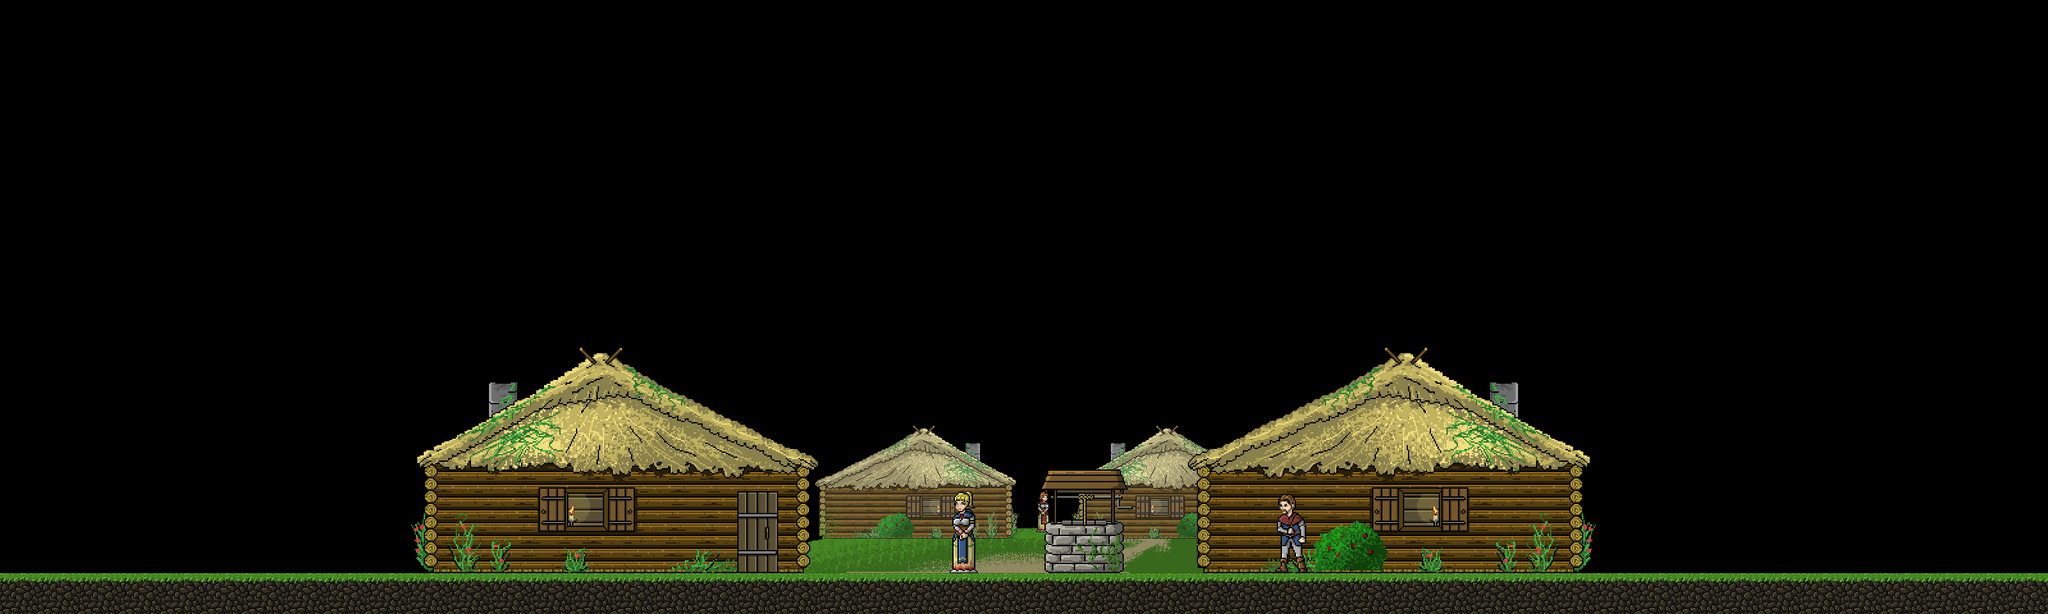

This game map was drawn from its Tiled (.tmx) file and the tilesets committed beside it. A one-line description and the trimmed map source follow:
An orthogonal 50x15 tile map with 64x64 px tiles, 6 tile layers (background, npc_background, foreground, home_interior, ...), 4 tilesets and 23 objects (12x b, 3x player, 2x npc, 2x level, entrance, ...).

<map version="1.10" tiledversion="1.10.2" orientation="orthogonal" renderorder="right-down" width="50" height="15" tilewidth="64" tileheight="64" infinite="0" nextlayerid="14" nextobjectid="53">
 <tileset firstgid="1" name="village" tilewidth="64" tileheight="64" tilecount="162" columns="27">
  <image source="../graphics/tilesets/buildings/village.png" trans="ffffff" width="1728" height="384" />
 </tileset>
 <tileset firstgid="163" name="home" tilewidth="64" tileheight="64" tilecount="132" columns="11">
  <image source="../graphics/tilesets/buildings/home.png" trans="ffffff" width="704" height="768" />
 </tileset>
 <tileset firstgid="295" name="dirt_terrain" tilewidth="64" tileheight="64" tilecount="21" columns="7">
  <image source="../graphics/tilesets/terrain/dirt_terrain.png" trans="ffffff" width="448" height="192" />
 </tileset>
 <tileset firstgid="316" name="village_assets" tilewidth="64" tileheight="64" tilecount="135" columns="15">
  <image source="../graphics/tilesets/flora/misc.png" width="960" height="576" />
 </tileset>
 <layer id="2" name="background" width="50" height="15">
  <data>[750 cells, 60 non-empty, 60 distinct tile ids]</data>
 </layer>
 <layer id="3" name="npc_background" width="50" height="15">
  <data>[750 cells, 1 non-empty, 1 distinct tile ids]</data>
 </layer>
 <layer id="4" name="foreground" width="50" height="15">
  <data>[750 cells, 134 non-empty, 85 distinct tile ids]</data>
 </layer>
 <layer id="12" name="home_interior" width="50" height="15">
  <data>[750 cells, 60 non-empty, 60 distinct tile ids]</data>
 </layer>
 <layer id="11" name="home" width="50" height="15">
  <data>[750 cells, 60 non-empty, 60 distinct tile ids]</data>
 </layer>
 <layer id="5" name="npc" width="50" height="15">
  <data>[750 cells, 4 non-empty, 4 distinct tile ids]</data>
 </layer>
 <objectgroup id="6" name="triggers">
  <object id="28" name="npc" x="1469.33" y="766" width="55.3333" height="122">
   <properties>
    <property name="dialogue" value="test_dialog" />
    <property name="npc" value="" />
   </properties>
  </object>
  <object id="29" name="npc" x="1991" y="774.333" width="55.3333" height="122">
   <properties>
    <property name="npc" value="" />
   </properties>
  </object>
  <object id="32" name="entrance" x="1151.96" y="768.333" width="64" height="128">
   <properties>
    <property name="entrance_to" value="home_interior" />
   </properties>
  </object>
 </objectgroup>
 <objectgroup id="10" name="level_transitions">
  <object id="18" name="level" x="3186" y="-2" width="12" height="962">
   <properties>
    <property name="level_transition" value="forest_east" />
    <property name="player_spawn" value="SW" />
   </properties>
  </object>
  <object id="17" name="level" x="1.5" y="5.66667" width="13" height="953.667">
   <properties>
    <property name="level_transition" value="forest_west" />
    <property name="player_spawn" value="SE" />
   </properties>
  </object>
 </objectgroup>
 <objectgroup id="8" name="spawn_points">
  <object id="19" name="player" x="1344.67" y="642" width="63.6667" height="60">
   <properties>
    <property name="location" value="loadgame" />
   </properties>
  </object>
  <object id="30" name="player" x="132" y="638" width="64" height="64">
   <properties>
    <property name="location" value="SW" />
   </properties>
  </object>
  <object id="31" name="player" x="3006" y="642" width="64" height="64">
   <properties>
    <property name="location" value="SE" />
   </properties>
  </object>
 </objectgroup>
 <objectgroup id="9" name="terrain">
  <object id="1" name="blocker" type="t" x="0" y="896" width="3200" height="64" />
  <object id="39" name="blocker" type="r" x="669.746" y="722.666" width="20" height="171.667">
   <properties>
    <property name="collision_context" value="home_interior" />
   </properties>
  </object>
  <object id="40" name="blocker" type="l" x="1240.09" y="722.166" width="20" height="171.667">
   <properties>
    <property name="collision_context" value="home_interior" />
   </properties>
  </object>
  <object id="41" name="blocker" type="b" x="677.913" y="686.333" width="81.3333" height="17.0003">
   <properties>
    <property name="collision_context" value="home_interior" />
   </properties>
  </object>
  <object id="42" name="blocker" type="b" x="703.333" y="667.5" width="81.3333" height="17.0003">
   <properties>
    <property name="collision_context" value="home_interior" />
   </properties>
  </object>
  <object id="43" name="blocker" type="b" x="737.333" y="648.833" width="81.3333" height="17.0003">
   <properties>
    <property name="collision_context" value="home_interior" />
   </properties>
  </object>
  <object id="44" name="blocker" type="b" x="773.333" y="630.167" width="81.3333" height="17.0003">
   <properties>
    <property name="collision_context" value="home_interior" />
   </properties>
  </object>
  <object id="45" name="blocker" type="b" x="813.333" y="610.167" width="81.3333" height="17.0003">
   <properties>
    <property name="collision_context" value="home_interior" />
   </properties>
  </object>
  <object id="46" name="blocker" type="b" x="895.333" y="590.833" width="81.3333" height="17.0003">
   <properties>
    <property name="collision_context" value="home_interior" />
   </properties>
  </object>
  <object id="47" name="blocker" type="b" x="981.333" y="615.5" width="81.3333" height="17.0003">
   <properties>
    <property name="collision_context" value="home_interior" />
   </properties>
  </object>
  <object id="48" name="blocker" type="b" x="1007.33" y="635.5" width="81.3333" height="17.0003">
   <properties>
    <property name="collision_context" value="home_interior" />
   </properties>
  </object>
  <object id="49" name="blocker" type="b" x="1051.33" y="654.167" width="81.3333" height="17.0003">
   <properties>
    <property name="collision_context" value="home_interior" />
   </properties>
  </object>
  <object id="50" name="blocker" type="b" x="1086.67" y="673.5" width="81.3333" height="17.0003">
   <properties>
    <property name="collision_context" value="home_interior" />
   </properties>
  </object>
  <object id="51" name="blocker" type="b" x="1131.33" y="692.833" width="81.3333" height="17.0003">
   <properties>
    <property name="collision_context" value="home_interior" />
   </properties>
  </object>
  <object id="52" name="blocker" type="b" x="1176" y="704.833" width="81.3333" height="17.0003">
   <properties>
    <property name="collision_context" value="home_interior" />
   </properties>
  </object>
 </objectgroup>
</map>
